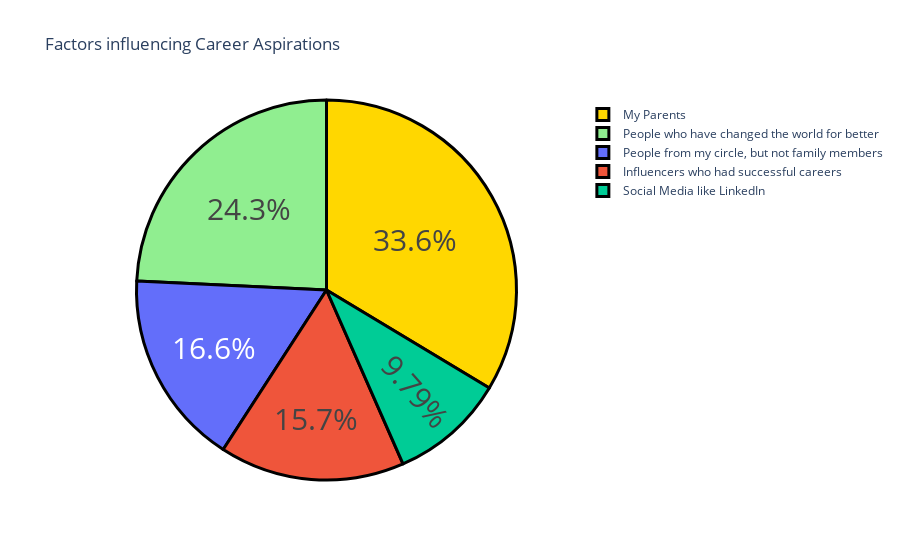

The cell this chart's notebook holds for it:
### Code cell
question1=df["Which of the below factors influence the most about your career aspirations ?"].value_counts()
label=question1.index
counts=question1.values
colors=['gold','lightgreen']
fig=go.Figure(data=[go.Pie(labels=label,values=counts)])

fig.update_layout(title_text="Factors influencing Career Aspirations")
fig.update_traces(hoverinfo='label+value',textinfo='percent',textfont_size=30,marker=dict(colors=colors,line=dict(color='black',width=3)))

fig.show()

### Figure 1 — Plotly figure (JSON) as saved in the notebook; plotly's stock layout.template omitted (floating-point values rounded to 4 significant figures)
{"data": [{"hoverinfo": "label+value", "labels": ["My Parents", "People who have changed the world for better", "People from my circle, but not family members", "Influencers who had successful careers", "Social Media like LinkedIn"], "marker": {"colors": ["gold", "lightgreen"], "line": {"color": "black", "width": 3}}, "textfont": {"size": 30}, "textinfo": "percent", "type": "pie", "values": [79, 57, 39, 37, 23]}], "layout": {"title": {"text": "Factors influencing Career Aspirations"}}}
